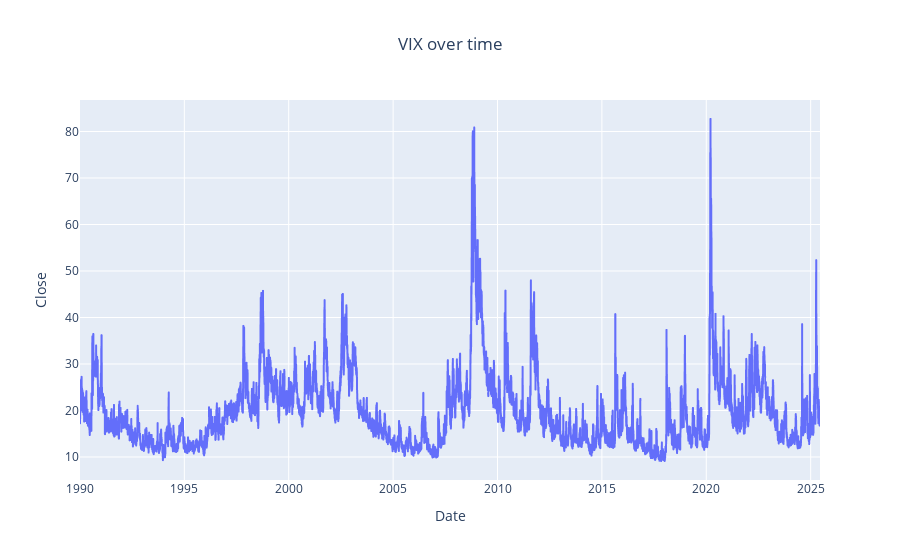

The code cell stored with this chart in its notebook:
### Code cell
# Dynamic visualisation of VIX prices
fig = px.line(vix,
              x=vix.index,
              y="Close",
              title='VIX over time')
fig.update_layout(title_x=0.5)  # This will center the title horizontally

##fig.show()

### Figure 1 — Plotly figure (JSON) as saved in the notebook; plotly's stock layout.template omitted (floating-point values rounded to 4 significant figures; data arrays with more than 128 entries replaced by an {"elided": "..."} marker saying what was removed)
{"data": [{"hovertemplate": "Date=%{x}<br>Close=%{y}<extra></extra>", "legendgroup": "", "line": {"color": "#636efa", "dash": "solid"}, "marker": {"symbol": "circle"}, "mode": "lines", "name": "", "showlegend": false, "type": "scattergl", "x": {"elided": "8929 str values"}, "xaxis": "x", "y": {"elided": "8929 float values"}, "yaxis": "y"}], "layout": {"legend": {"tracegroupgap": 0}, "title": {"text": "VIX over time", "x": 0.5}, "xaxis": {"anchor": "y", "domain": [0, 1], "title": {"text": "Date"}}, "yaxis": {"anchor": "x", "domain": [0, 1], "title": {"text": "Close"}}}}
